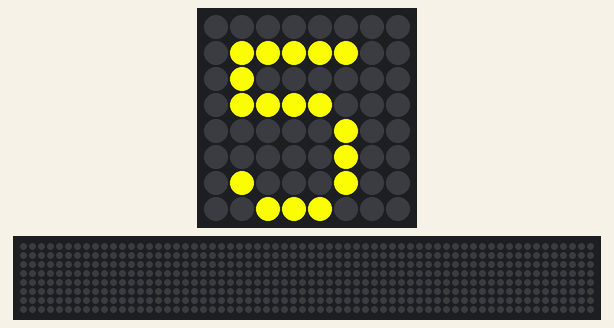
Recording of a program running on a simulated Raspberry Pi (BCM pin numbers) with a Sense HAT. On the bench: the Sense HAT's 8×8 RGB LED matrix, a strip that is not on the board, showing the scrolling text unrolled. The 64×8 strip is a reading aid, not a part: it shows the text the matrix is scrolling, unrolled, one strip-width of it at a time. At 7.2 s the program stops and its outputs stay as they are.

Above: at 0.1 s.
At 2.1 s:
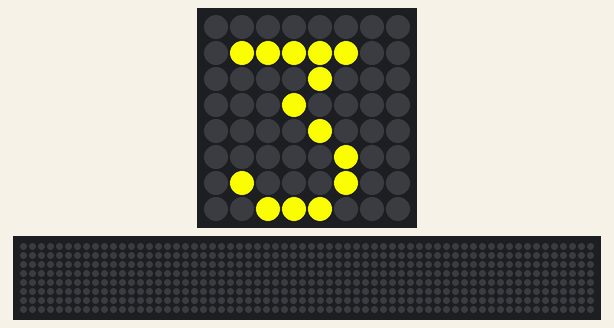
At 4.1 s:
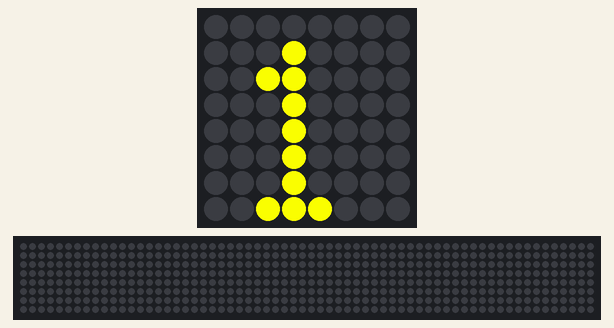
At 5.17 s:
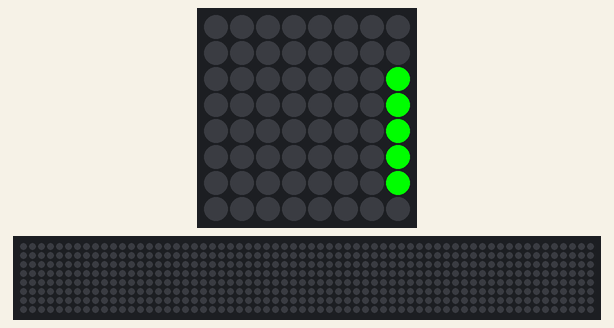
At 5.68 s:
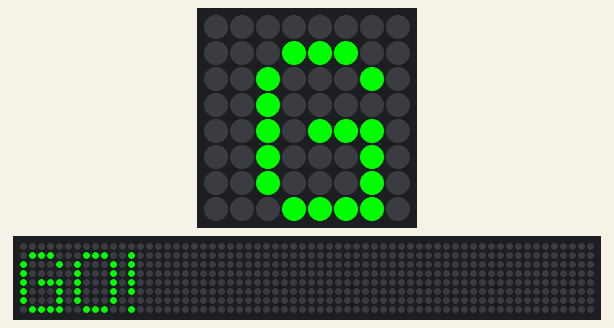
At 7.19 s:
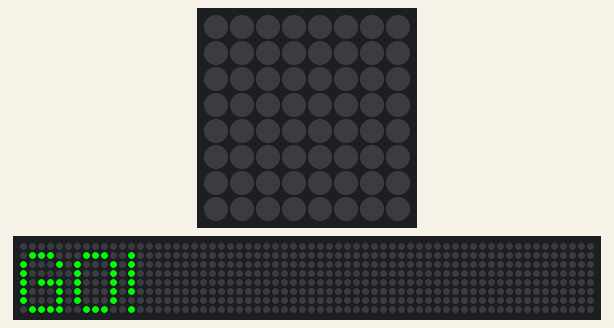

Measured:
- what the display in image 1 shows lasts 1.0 s, from 2.0 s to 3.0 s

The program:

e04_countdown.py
```python
# e04 · 카운트다운 — range를 거꾸로 세기
from sense_hat import SenseHat   # SenseHAT 도구 상자 가져오기
from time import sleep           # 기다리기(sleep) 도구 가져오기
sense = SenseHat()               # 내 SenseHAT을 sense라고 부르기
sense.set_rotation(180)          # 화면 180도 돌리기 (케이스에 거꾸로 꽂힘)
sense.clear()                    # 화면 지우기 (켜진 LED 끄기)

for n in range(5, 0, -1):      # range(시작, 끝, 간격): 5, 4, 3, 2, 1 (끝 0은 빠짐)
    # 숫자는 str()로 글자로 바꿔야 보여 줄 수 있음
    sense.show_letter(str(n), text_colour=(255, 255, 0))
    sleep(1)
sense.show_message("GO!", text_colour=(0, 255, 0))
```
